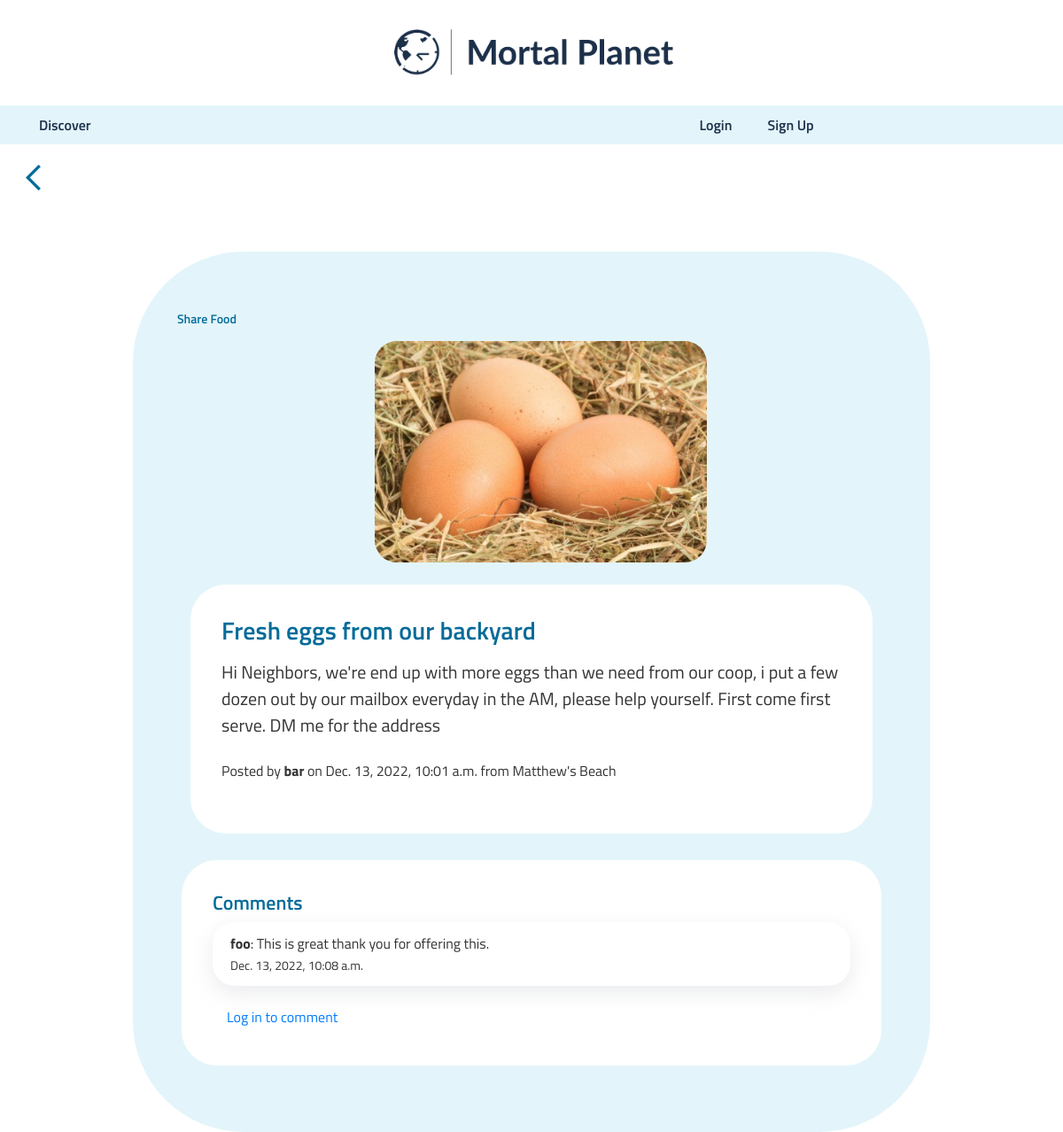
Screenshot of /post/21 with the database file from the repository.
### mortalplanet/models.py (models this page shows, shortened)
class Post(models.Model):
    open = models.BooleanField(default=True)
    category = models.ForeignKey("Category", on_delete=models.SET_NULL, blank=True, null=True)
    location = models.ForeignKey("Location",on_delete=models.SET_NULL, blank=True, null=True)
    creation_time = models.DateTimeField(auto_now_add=True)
    description = models.TextField(blank=True)
    image = models.ImageField(upload_to='PostImages',null=True,blank=True)
    poster = models.ForeignKey("User", on_delete=models.CASCADE, related_name="posts")
    title = models.CharField(max_length=255)

class Category(models.Model):
    class Meta:
        verbose_name_plural = "categories"
    name = models.CharField(max_length=255)
    share = models.BooleanField(default=True)
    def __str__(self):
        return self.name

class User(AbstractUser):
    pass
    def __str__(self):
        return self.username

class Location(models.Model):
    class Meta:
        verbose_name_plural = "locations"
    area = models.CharField(max_length=255)
    def __str__(self):
        return self.area

class Comment(models.Model):
    content = models.TextField(blank=True)
    commenter = models.ForeignKey("User", on_delete=models.CASCADE)
    creation_time = models.DateTimeField(auto_now_add=True)
    post = models.ForeignKey("Post", on_delete=models.CASCADE, related_name="comments")

### mortalplanet/views.py (the view)
# urls.py: path("post/<int:post_id>", views.post, name="post"),
def post(request, post_id):
    post = get_object_or_404(Post, pk=post_id)
    return render(request, "mortalplanet/post.html", {
        "post": post,
        "comments": post.comments.order_by("-creation_time").all(),
        })

### mortalplanet/templates/mortalplanet/post.html (shortened to what this page needs)
{% extends "mortalplanet/layout.html" %}
{% block body %}
<div class="back-icon">
    <a href="javascript:history.back()">
        <span class="material-symbols-outlined">
        </span>
    </a>
</div>
<div class="expanded-post-view container">
    <div class="row ">
        <div class="col-6">
            <div class="row justify-content-start">
                <small class="post-category heading-five">{{post.category}}</small>
            </div>
        </div>
        <div class="col-6">
        </div>
    </div>
    <div class="row justify-content-center">
        {% if post.image%}
        <div class="col-6">
            <img src="{{ post.image.url }}" class="card-img" alt="{{ post.title }} Image">
        </div>
        {% endif %}
    </div>
    <div class="row">
        <div class="col expanded-post-text-content">
            <div class="row mb-2">
                <div class="col-9 ">
                    <h2 class="heading-two-medium">{{post.title}}</h2>
                </div>
            </div>
            <div class="row mb-2">
                <div class="col paragraph-three">
                    <p>
                        {{ post.description }}
                    </p>
                </div>
            </div>
            <div class="row mb-2">
                <div class="col paragraph-four">
                    <p> Posted by <b>{{ post.poster }} </b> on {{ post.creation_time }} from {{ post.location }} </p>
                </div>
            </div>
        </div>
    </div>
    <div class="row">
        <div class="col expanded-post-comments">
            <div class="row">
                <div class="col">
                    <h4 class="heading-three-medium">Comments</h4>
                </div>
            </div>
            <div class="row comments">
                <div class="col">
                    <ul class="list-group">
                        {% for comment in comments %}
                        <li class="list-group-item">
                            <div class="paragraph-four">
                                <strong>{{ comment.commenter.username }}</strong>: {{ comment.content }}
                            </div>
                            <small class="paragraph-five">{{ comment.creation_time }}</small>
                        </li>
                        {% empty %}
                        <li class="list-group-item">No comments.</li>
                        {% endfor %}
                    </ul>
                </div>
            </div>
            <div class="row">
                <div class="col">
                    {% if user.is_authenticated %}
                    <form action="{% url 'comment' post.id %}" method="post">
                        {% csrf_token %}
                        <input type="text" class="form-control" name="comment" placeholder="Type Something...">
                        <input class="btn btn-primary" type="Submit" value="Post Comment">
                    </form>
                    {%else%}
                    <a class="nav-link" href="{% url 'login' %}"> Log in to comment</a>
                    {% endif %}
                </div>
            </div>
        </div>
    </div>
</div>
{% endblock %}

### mortalplanet/static/mortalplanet/style.css (style rules this page uses)
body { font-family: 'Titillium Web', sans-serif; }
.back-icon .material-symbols-outlined { color: #046B99; font-size: 35px; }
.back-icon { padding: 10px; margin: 10px; }
.expanded-post-view.container { border-radius: 125px; width: 900px; height: auto; background-color: #E3F5FA; padding: 60px; margin-top: 50px; justify-content: center; }
.expanded-post-view img { margin: 10px; border-radius: 25px; }
.expanded-post-text-content { background-color: #fff; margin: 15px 20px; padding: 35px; border-radius: 40px; }
.expanded-post-comments { background-color: #fff; margin: 15px 10px; padding: 35px; border-radius: 40px; }
.expanded-post-comments .comments .list-group-item { border-radius: 25px; margin-bottom: 15px; box-shadow: rgba(149, 157, 165, 0.2) 0px 8px 24px; border: none; }
.heading-five { padding: 5px; color: #046B99; font-size: 14px; font-weight: 600; }
.heading-two-medium { font-size: 28px; font-weight: 600; color: #046B99; }
.heading-three-medium { font-size: 22px; font-weight: 600; color: #046B99; }
.paragraph-three { font-size: 20px; font-weight: 400; color: #333333; }
.paragraph-four { font-size: 16px; font-weight: 400; color: #333333; }
.paragraph-five { font-size: 14px; font-weight: 400; color: #333333; }

### rows the page displays
Post: category "Share Food", image (picture), title "Fresh eggs from our backyard", description "Hi Neighbors, we're end up with more eggs than we need from our coop, i put a few dozen out by our mailbox everyday in the AM, please help yourself. First come first serve. DM me for the address", poster "bar", creation_time "Dec. 13, 2022, 10:01 a.m.", location "Matthew's Beach"
Comment: commenter.username "foo", content "This is great thank you for offering this.", creation_time "Dec. 13, 2022, 10:08 a.m."
